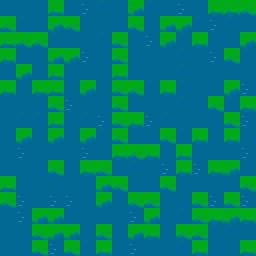

This game map was drawn from its Tiled (.tmx) file and the tilesets committed beside it. A one-line description and the full map source follow:
An orthogonal 16x16 tile map with 16x16 px tiles, 3 tile layers (tiles, entities, collisions).

<map version="1.10" tiledversion="1.10.2" orientation="orthogonal" renderorder="right-down" width="16" height="16" tilewidth="16" tileheight="16" infinite="0" nextlayerid="4" nextobjectid="1">
 <tileset firstgid="1" source="terrain.tsx" />
 <layer id="1" name="tiles" width="16" height="16">
  <data encoding="csv">
69,71,87,54,69,86,70,87,55,70,71,86,85,54,54,53,
53,70,71,55,53,69,87,71,53,87,55,55,70,86,70,71,
54,53,53,70,71,87,70,53,69,86,55,70,54,71,71,55,
54,69,71,55,55,86,87,53,69,69,69,70,85,86,53,70,
71,55,69,54,71,87,71,54,87,85,87,70,85,85,71,85,
54,71,54,54,85,55,87,53,53,70,54,70,69,85,55,86,
71,71,71,53,86,87,69,53,87,69,69,70,69,53,70,54,
85,70,70,54,71,70,86,53,54,86,70,85,69,71,53,86,
69,55,69,55,71,55,70,53,69,71,53,70,54,87,54,69,
69,86,85,87,69,86,85,54,53,54,69,54,69,87,71,86,
87,71,85,53,85,54,53,87,70,87,86,54,86,54,55,69,
54,85,87,69,69,85,55,53,85,87,53,71,85,85,87,53,
53,86,69,86,86,87,55,87,53,53,87,87,53,86,53,86,
87,86,55,55,87,85,69,69,86,55,71,70,53,54,55,54,
69,69,53,55,55,87,53,85,55,54,69,53,53,70,70,71,
85,69,53,86,53,70,54,69,86,87,85,70,54,71,71,54
</data>
 </layer>
 <layer id="2" name="entities" width="16" height="16">
  <data encoding="csv">
0,0,0,0,0,0,0,0,0,0,0,0,0,0,0,0,
0,0,0,0,0,0,0,0,0,0,0,0,0,0,0,0,
0,0,0,0,0,0,0,0,0,0,0,0,0,0,0,0,
0,0,0,0,0,0,0,0,0,0,0,0,0,0,0,0,
0,0,0,0,0,0,0,0,0,0,0,0,0,0,0,0,
0,0,0,0,0,0,0,0,0,0,0,0,0,0,0,0,
0,0,0,0,0,0,0,0,0,0,0,0,0,0,0,0,
0,0,0,0,0,0,0,0,0,0,0,0,0,0,0,0,
0,0,0,0,0,0,0,0,0,0,0,0,0,0,0,0,
0,0,0,0,0,0,0,0,0,0,0,0,0,0,0,0,
0,0,0,0,0,0,0,0,0,0,0,0,0,0,0,0,
0,0,0,0,0,0,0,0,0,0,0,0,0,0,0,0,
0,0,0,0,0,0,0,0,0,0,0,0,0,0,0,0,
0,0,0,0,0,0,0,0,0,0,0,0,0,0,0,0,
0,0,0,0,0,0,0,0,0,0,0,0,0,0,0,0,
0,0,0,0,0,0,0,0,0,0,0,0,0,0,0,0
</data>
 </layer>
 <layer id="3" name="collisions" width="16" height="16" opacity="0.9">
  <data encoding="csv">
0,0,0,0,0,0,0,0,0,0,0,0,0,0,0,0,
0,0,0,0,0,0,0,0,0,0,0,0,0,0,0,0,
0,0,0,0,0,0,0,0,0,0,0,0,0,0,0,0,
0,0,0,0,0,0,0,0,0,0,0,0,0,0,0,0,
0,0,0,0,0,0,0,0,0,0,0,0,0,0,0,0,
0,0,0,0,0,0,0,0,0,0,0,0,0,0,0,0,
0,0,0,0,0,0,0,0,0,0,0,0,0,0,0,0,
0,0,0,0,0,0,0,0,0,0,0,0,0,0,0,0,
0,0,0,0,0,0,0,0,0,0,0,0,0,0,0,0,
0,0,0,0,0,0,0,0,0,0,0,0,0,0,0,0,
0,0,0,0,0,0,0,0,0,0,0,0,0,0,0,0,
0,0,0,0,0,0,0,0,0,0,0,0,0,0,0,0,
0,0,0,0,0,0,0,0,0,0,0,0,0,0,0,0,
0,0,0,0,0,0,0,0,0,0,0,0,0,0,0,0,
0,0,0,0,0,0,0,0,0,0,0,0,0,0,0,0,
0,0,0,0,0,0,0,0,0,0,0,0,0,0,0,0
</data>
 </layer>
</map>
